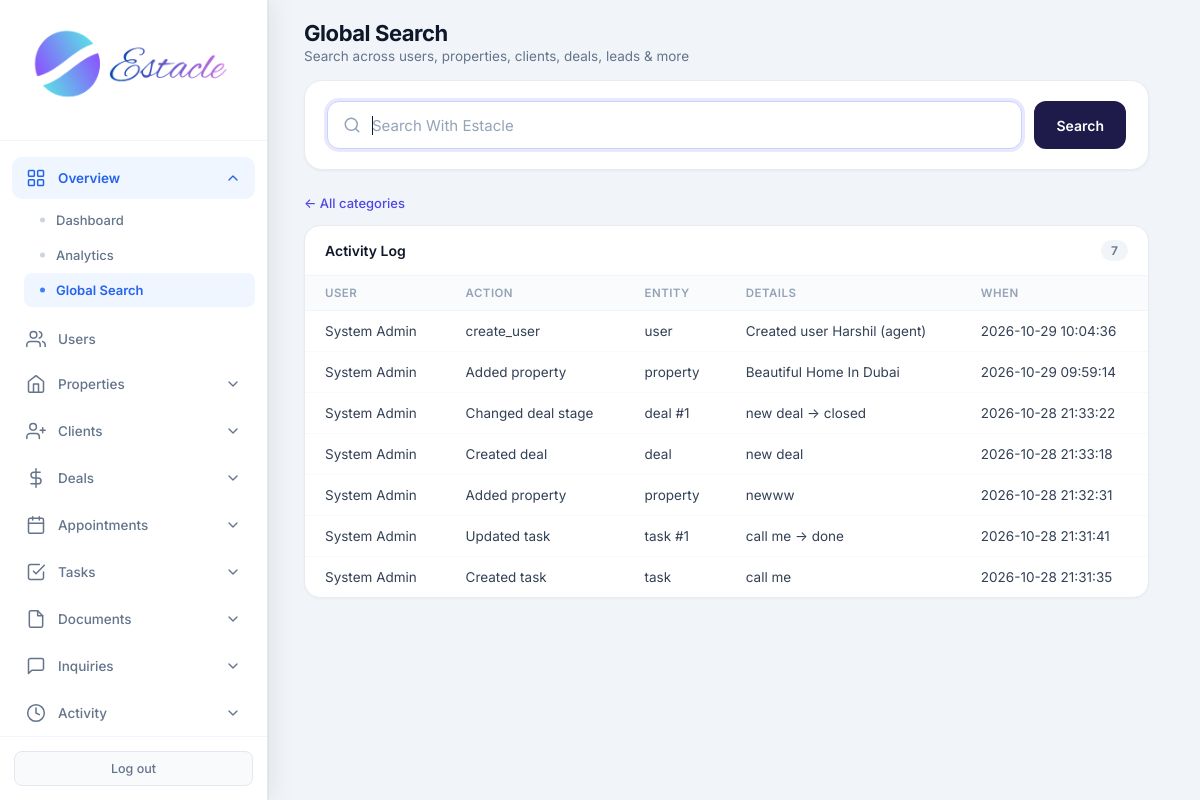
The app's page /admin/search?type=activity (signed in) with its own data.
### tables this page shows
CREATE TABLE users (
            id INTEGER PRIMARY KEY AUTOINCREMENT,
            email TEXT UNIQUE NOT NULL,
            password TEXT NOT NULL,
            full_name TEXT NOT NULL,
            role TEXT NOT NULL CHECK(role IN ('admin', 'agent', 'customer')),
            phone TEXT,
            created_at TIMESTAMP DEFAULT CURRENT_TIMESTAMP,
            is_active INTEGER DEFAULT 1
        , avatar TEXT, last_seen TIMESTAMP);

CREATE TABLE activity_log (
            id INTEGER PRIMARY KEY AUTOINCREMENT,
            user_id INTEGER,
            action TEXT NOT NULL,
            entity_type TEXT,
            entity_id INTEGER,
            details TEXT,
            created_at TIMESTAMP DEFAULT CURRENT_TIMESTAMP,
            FOREIGN KEY (user_id) REFERENCES users (id)
        );

### routes/admin.py (the view, shortened to what this page needs)
@admin.route('/admin/search')
@login_required
@role_required('admin')
def admin_search():
    q = request.args.get('q', '').strip()
    stype = request.args.get('type', '').strip().lower()
    valid_types = {
        'users', 'properties', 'clients', 'deals', 'leads',
        'inquiries', 'appointments', 'tasks', 'documents', 'activity',
    }
    if stype not in valid_types:
        stype = ''
    db = get_db()
    migrate_db()
    results = {
        'users': [], 'properties': [], 'clients': [], 'deals': [],
        'leads': [], 'inquiries': [], 'appointments': [], 'tasks': [],
        'documents': [], 'activity': [],
    }
    counts = {
        'users': db.execute('SELECT COUNT(*) FROM users').fetchone()[0],
        'properties': db.execute('SELECT COUNT(*) FROM properties').fetchone()[0],
        'clients': db.execute('SELECT COUNT(*) FROM clients').fetchone()[0],
        'deals': db.execute('SELECT COUNT(*) FROM deals').fetchone()[0],
        'leads': db.execute('SELECT COUNT(*) FROM leads').fetchone()[0],
        'inquiries': db.execute('SELECT COUNT(*) FROM inquiries').fetchone()[0],
        'appointments': db.execute('SELECT COUNT(*) FROM appointments').fetchone()[0],
        'tasks': db.execute('SELECT COUNT(*) FROM tasks').fetchone()[0],
        'documents': db.execute('SELECT COUNT(*) FROM documents').fetchone()[0],
        'activity': db.execute('SELECT COUNT(*) FROM activity_log').fetchone()[0],
    }
    like = f'%{q}%' if q else None
    num = None
    if q:
        q_clean = q.replace(',', '').replace('₹', '').replace('$', '').replace('AED', '').strip()
        try:
            num = float(q_clean)
        except ValueError:
            num = None
    def want(key):
        return (not stype) or stype == key
    if q or stype:
        if want('activity'):
            if q:
                results['activity'] = db.execute(
                    "SELECT a.id, a.action, a.entity_type, a.entity_id, a.details, a.created_at, "
                    "u.full_name AS user_name FROM activity_log a "
                    "LEFT JOIN users u ON a.user_id = u.id "
                    "WHERE a.action LIKE ? OR a.details LIKE ? OR a.entity_type LIKE ? "
                    "OR u.full_name LIKE ? LIMIT 50",
                    (like, like, like, like)
                ).fetchall()
            else:
                results['activity'] = db.execute(
                    "SELECT a.id, a.action, a.entity_type, a.entity_id, a.details, a.created_at, "
                    "u.full_name AS user_name FROM activity_log a "
                    "LEFT JOIN users u ON a.user_id = u.id ORDER BY a.created_at DESC LIMIT 50"
                ).fetchall()
    currency = get_setting('currency', 'INR')
    total = sum(len(v) for v in results.values())
    return render_template(
        'admin_search.html', q=q, stype=stype, results=results, total=total,
        counts=counts, currency=currency, format_money=format_money
    )

### core/db.py (called while the page is built)
def get_db():
    if 'db' not in g:
        g.db = sqlite3.connect(current_app.config['DATABASE'])
        g.db.row_factory = sqlite3.Row
    return g.db

### core/helpers.py (called while the page is built)
def login_required(f):
    @wraps(f)
    def decorated_function(*args, **kwargs):
        if 'user_id' not in session:
            flash('Please log in to access this page.', 'warning')
            return redirect(url_for('auth.login'))
        return f(*args, **kwargs)
    return decorated_function

def role_required(*roles):
    def decorator(f):
        @wraps(f)
        def decorated_function(*args, **kwargs):
            if 'user_id' not in session:
                flash('Please log in to access this page.', 'warning')
                return redirect(url_for('auth.login'))
            if session.get('role') not in roles:
                flash('You do not have permission to access this page.', 'danger')
                return redirect(url_for('auth.role_redirect'))
            return f(*args, **kwargs)
        return decorated_function
    return decorator

def get_setting(key, default=''):
    db = get_db()
    row = db.execute('SELECT value FROM settings WHERE key = ?', (key,)).fetchone()
    return row['value'] if row else default

### templates/admin_search.html (shortened to what this page needs)
<!DOCTYPE html>
<html lang="en">
<head>
    <link rel="stylesheet" href="{{ url_for('static', filename='css/admin.css') }}">
</head>
<body>
<div class="app-layout">
    {% set active = 'search' %}
    {% include 'partials/admin_sidebar.html' %}
    <main class="main-content">
        <header class="top-bar dash-top">
            <div>
                <h1 class="page-title">Global Search</h1>
                <p class="page-subtitle">Search across users, properties, clients, deals, leads & more</p>
            </div>
        </header>
        <div class="search-wrap">
            <div class="search-hero">
                <form class="search-hero-form" method="GET" action="{{ url_for('admin.admin_search') }}" role="search">
                    <input type="search" name="q" value="{{ q }}" placeholder="Search With Estacle" autofocus autocomplete="off">
                    <button type="submit" class="btn-search">Search</button>
                </form>
            </div>
            {% if q or stype %}
                {% if stype %}
                <a class="back-all" href="{{ url_for('admin.admin_search') }}">← All categories</a>
                {% endif %}
                {% if results.activity %}
                <div class="result-section">
                    <div class="result-section-header">
                        <h3>Activity Log</h3>
                        <span class="count">{{ results.activity|length }}</span>
                    </div>
                    <table>
                        <thead><tr><th>User</th><th>Action</th><th>Entity</th><th>Details</th><th>When</th></tr></thead>
                        <tbody>
                        {% for a in results.activity %}
                        <tr>
                            <td>{{ (a.user_name or '—')|highlight(q) if q else (a.user_name or '—') }}</td>
                            <td>{{ a.action|highlight(q) if q else a.action }}</td>
                            <td>{{ (a.entity_type or '—')|highlight(q) if q else (a.entity_type or '—') }}{% if a.entity_id %} #{{ a.entity_id }}{% endif %}</td>
                            <td>{{ (a.details or '—')|highlight(q) if q else (a.details or '—') }}</td>
                            <td>{{ a.created_at or '—' }}</td>
                        </tr>
                        {% endfor %}
                        </tbody>
                    </table>
                </div>
                {% endif %}
            {% endif %}
        </div>
    </main>
</div>
</body>
</html>

### static/css/admin.css (style rules this page uses)
* { margin: 0; padding: 0; box-sizing: border-box; }
body { font-family: 'Inter', -apple-system, BlinkMacSystemFont, 'Segoe UI', Roboto, sans-serif; background: #f1f5f9; color: #0f172a; min-height: 100vh; }
.app-layout { display: flex; min-height: 100vh; }
.main-content { flex: 1; margin-left: 268px; min-height: 100vh; }
.top-bar { background: white; padding: 18px 32px; border-bottom: 1px solid #e2e8f0; display: flex; justify-content: space-between; align-items: center; }
.page-title { font-family: 'Inter', sans-serif; font-size: 22px; font-weight: 700; letter-spacing: -0.4px; color: #0f172a; }
.page-subtitle { font-size: 13px; color: #64748b; margin-top: 2px; font-weight: 400; }
table { width: 100%; border-collapse: collapse; font-size: 13.5px; }
th { text-align: left; padding: 11px 16px; background: #f8fafc; color: #64748b; font-weight: 600; font-size: 11.5px; text-transform: uppercase; letter-spacing: 0.4px; }
td { padding: 12px 16px; border-top: 1px solid #f1f5f9; color: #334155; }
html { scrollbar-gutter: stable; }
.app-layout > :not(.sidebar):not(script):not(style) { animation: estacle-page-in 200ms cubic-bezier(0.22, 0.61, 0.36, 1) backwards; }

### templates/admin_search.html (style rules this page uses)
.main-content { padding-bottom: 48px; }
.search-wrap { padding: 4px 36px 48px; max-width: 1100px; }
.top-bar.dash-top { display: flex; align-items: center; justify-content: space-between; padding: 20px 36px 12px !important; background: transparent; border-bottom: none; box-shadow: none; text-align: left; }
.dash-top .page-title { font-size: 22px; font-weight: 700; color: #0f172a; margin: 0 0 2px; letter-spacing: -0.02em; }
.dash-top .page-subtitle { font-size: 13.5px; color: #64748b; margin: 0; }
.search-hero { background: #fff; border: 1px solid #e8ecf1; border-radius: 18px; padding: 20px 22px; margin-bottom: 22px; box-shadow: 0 1px 3px rgba(15,23,42,0.05); }
.search-hero-form { display: flex; align-items: center; gap: 12px; position: relative; }
.search-hero-form input[type="search"] { flex: 1; height: 48px; padding: 0 16px 0 44px; border: 1px solid #e8ecf1; border-radius: 12px; background: #f8fafc; font-size: 15px; font-family: inherit; color: #0f172a; outline: none; transition: border-color 0.15s, box-shadow 0.15s, background 0.15s; box-sizing: border-box; }
.search-hero-form input[type="search"]::placeholder { color: #94a3b8; }
.search-hero-form .btn-search { height: 48px; padding: 0 22px; background: #1e1b4b; color: #fff; border: none; border-radius: 12px; font-size: 14px; font-weight: 600; font-family: inherit; cursor: pointer; transition: background 0.15s; white-space: nowrap; }
.result-section { background: #fff; border: 1px solid #e8ecf1; border-radius: 16px; margin-bottom: 16px; box-shadow: 0 1px 3px rgba(15,23,42,0.04); overflow: hidden; }
.result-section-header { display: flex; align-items: center; justify-content: space-between; padding: 14px 20px; border-bottom: 1px solid #f1f5f9; }
.result-section-header h3 { margin: 0; font-size: 14px; font-weight: 600; color: #0f172a; }
.result-section-header .count { font-size: 12px; font-weight: 600; color: #64748b; background: #f1f5f9; padding: 3px 10px; border-radius: 999px; }
.result-section table { width: 100%; border-collapse: collapse; }
.result-section th { text-align: left; font-size: 11.5px; font-weight: 600; color: #94a3b8; text-transform: uppercase; letter-spacing: 0.04em; padding: 10px 20px; border-bottom: 1px solid #f1f5f9; background: #fafbfc; }
.result-section td { padding: 12px 20px; font-size: 13.5px; color: #334155; border-bottom: 1px solid #f8fafc; }
.result-section tr:last-child td { border-bottom: none; }
.back-all { display: inline-flex; align-items: center; gap: 6px; font-size: 13px; font-weight: 500; color: #4f46e5; text-decoration: none; margin-bottom: 14px; }

### records on screen
activity_log: action|highlight "create_user", entity_type "user", details "Created user Harshil (agent)", created_at "2026-10-29 10:04:36"
users: full_name "System Admin"
activity_log: action|highlight "Added property", entity_type "property", details "Beautiful Home In Dubai", created_at "2026-10-29 09:59:14"
activity_log: action|highlight "Changed deal stage", entity_type "deal", entity_id "1", details "new deal → closed", created_at "2026-10-28 21:33:22"
activity_log: action|highlight "Created deal", entity_type "deal", details "new deal", created_at "2026-10-28 21:33:18"
activity_log: action|highlight "Added property", entity_type "property", details "newww", created_at "2026-10-28 21:32:31"
activity_log: action|highlight "Updated task", entity_type "task", entity_id "1", details "call me → done", created_at "2026-10-28 21:31:41"
activity_log: action|highlight "Created task", entity_type "task", details "call me", created_at "2026-10-28 21:31:35"

### other values on screen
{{ results.activity|length }} "7"
